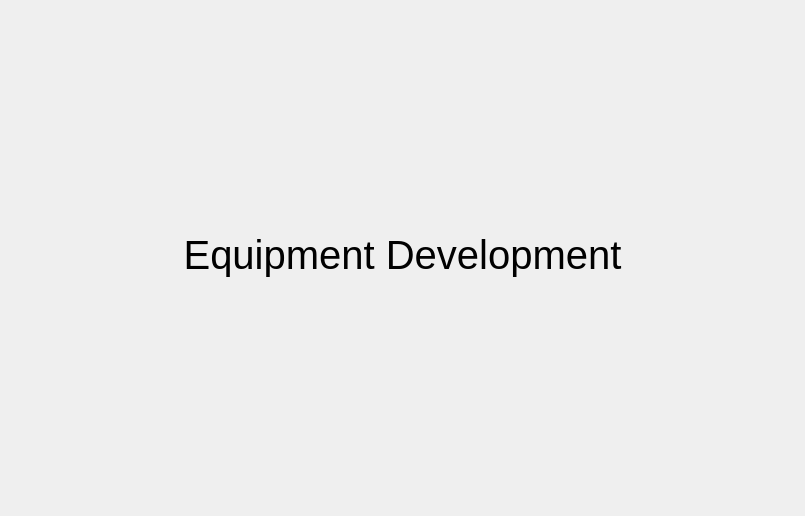
<?xml version="1.0" encoding="UTF-8"?>
<ui version="4.0" idbasedtr="true">
 <class>FactoryArea</class>
 <widget class="QFrame" name="FactoryArea">
  <property name="geometry">
   <rect>
    <x>0</x>
    <y>0</y>
    <width>805</width>
    <height>516</height>
   </rect>
  </property>
  <property name="windowTitle">
   <string>Frame</string>
  </property>
  <property name="styleSheet">
   <string notr="true"/>
  </property>
  <layout class="QVBoxLayout" name="verticalLayout">
   <item>
    <widget class="QLabel" name="FactoryLabel">
     <property name="sizePolicy">
      <sizepolicy hsizetype="Expanding" vsizetype="Expanding">
       <horstretch>0</horstretch>
       <verstretch>1</verstretch>
      </sizepolicy>
     </property>
     <property name="font">
      <font>
       <pointsize>30</pointsize>
      </font>
     </property>
     <property name="text">
      <string>Equipment Development</string>
     </property>
     <property name="alignment">
      <set>Qt::AlignCenter</set>
     </property>
    </widget>
   </item>
   <item>
    <widget class="QWidget" name="ArsenalArea" native="true">
     <property name="sizePolicy">
      <sizepolicy hsizetype="Expanding" vsizetype="Maximum">
       <horstretch>255</horstretch>
       <verstretch>1</verstretch>
      </sizepolicy>
     </property>
     <property name="styleSheet">
      <string notr="true"/>
     </property>
    </widget>
   </item>
  </layout>
 </widget>
 <resources/>
 <connections/>
</ui>
